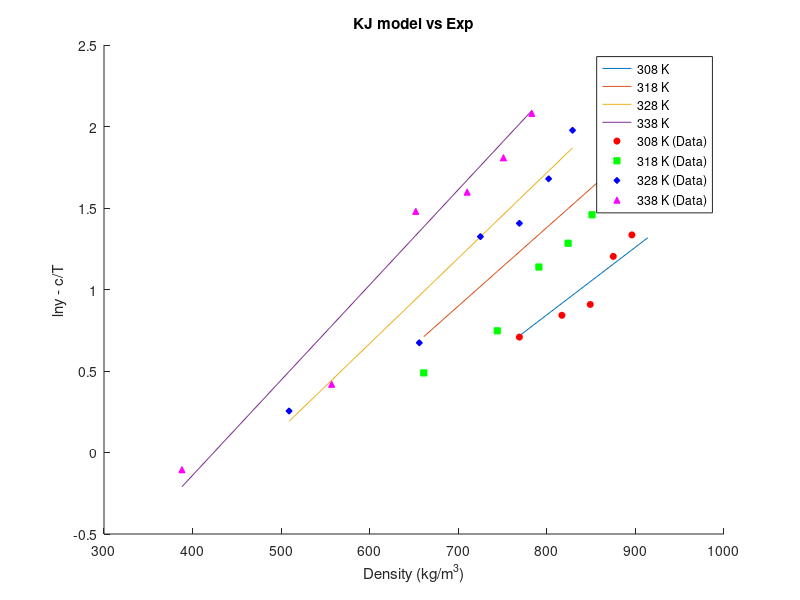
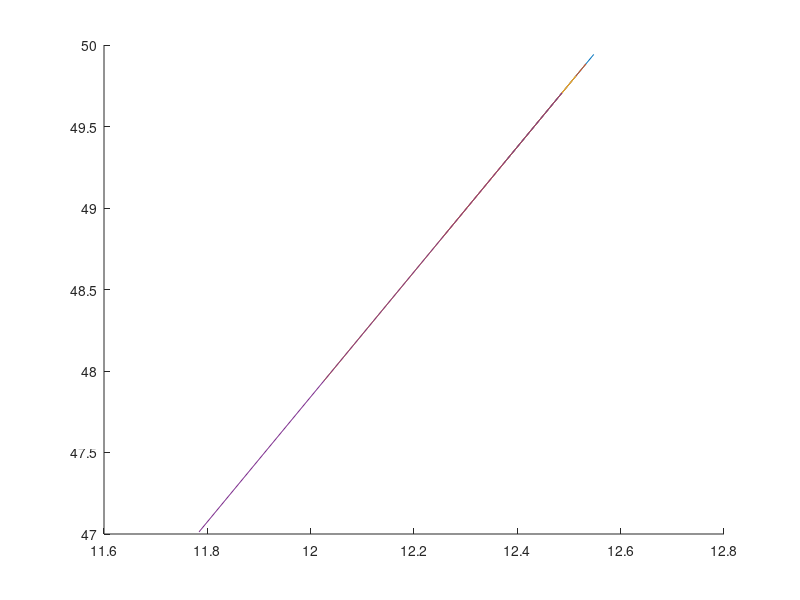

MATLAB code for these plots, in order:
clear;
% SC CO2 Thermo info
T_c_CO2 = 304.18;       % Critical Temp [Kelvin]
P_c_CO2 = 73.8;         % Critical Pressure [bar]
omega_CO2 = 0.225;      % Omega [-]

% Drug Thermo info
T_c_drug = 1149.5;      % Critical Temp [Kelvin]
P_c_drug = 10.57;       % Critical Pressure [bar]
omega_drug = 2.0964;    % Omega [-]

% Genral info
T = [308 318 328 338];              % Temp range
P = 1:1:300;                        % Pressure range from 1 to 300 bar with step of 1
k_ij = [0.103 0.117 0.126 0.134];   % Binary interaction parameter for PR/KM EoS
R = 8.314;                          % Gas Constant [J/mol·K]

Mw_drug = 598.5;
Mw_CO2 = 44.01;
Mw_methanol = 32.04;

rho_CO2 =   [769 817 849 875 896 914;
            661 744 791 824 851 872;
            509 656 725 769 802 829;
            388 557 652 710 751 783];               % Density [kg/m3]

y_b =   [2.03 2.32 2.48 3.33 3.80 5.32;
        1.63 2.11 3.12 3.61 4.30 5.96;
        1.29 1.96 3.76 4.08 5.36 7.22;
        0.90 1.52 4.39 4.94 6.10 8.01];        % mole fraction


% KJ Model info
a_KJ = -2.4761;
b_KJ = [0.0041509,0.0048209,0.0052409,0.0058409];
c_KJ = -4550.5306;

ln_y_KJ = zeros(4,6);
ln_y_KJ_cT = zeros(4,6);
ln_y_b = log(y_b);
for n=1:4
    for i=1:6
        ln_y_KJ(n,i) = a_KJ + b_KJ(n)*rho_CO2(n,i) + c_KJ/T(n);
        ln_y_KJ_cT(n,i) = ln_y_KJ(n,i) - c_KJ/T(n);

    end
end

figure(1);
hold on;

% Plot lines
plot(rho_CO2(1,:), ln_y_KJ_cT(1,:), 'DisplayName', '308 K');
plot(rho_CO2(2,:), ln_y_KJ_cT(2,:), 'DisplayName', '318 K');
plot(rho_CO2(3,:), ln_y_KJ_cT(3,:), 'DisplayName', '328 K');
plot(rho_CO2(4,:), ln_y_KJ_cT(4,:), 'DisplayName', '338 K');

% Scatter points
scatter(rho_CO2(1,:), ln_y_b(1,:), 20, 'r', 'o', 'MarkerFaceColor', 'r', 'DisplayName', '308 K (Data)');
scatter(rho_CO2(2,:), ln_y_b(2,:), 20, 'g', 's', 'MarkerFaceColor', 'g', 'DisplayName', '318 K (Data)');
scatter(rho_CO2(3,:), ln_y_b(3,:), 20, 'b', 'd', 'MarkerFaceColor', 'b', 'DisplayName', '328 K (Data)');
scatter(rho_CO2(4,:), ln_y_b(4,:), 20, 'm', '^', 'MarkerFaceColor', 'm', 'DisplayName', '338 K (Data)');

xlabel('Density (kg/m^3)');
ylabel('lny - c/T');

legend('Location', 'best');
title('KJ model vs Exp');



% GM Model info
a_GM = 1.8309;
b_GM = -5710.4987;
c_GM = 3.8342;


ln_y_GM = zeros(4,6);
ln_y_GM_bT = zeros(4,6);
ln_rho_T = zeros(4,6);
for n=1:4
    for i=1:6
        ln_y_GM(n,i) = a_GM + b_GM/T(n) + c_GM*log(rho_CO2(n,i)*T(n));
        ln_y_GM_bT(n,i) = ln_y_GM(n,i) - b_GM/T(n);
        ln_rho_T(n,i) = log(rho_CO2(n,i)*T(n));
    end
end

figure(2);
hold on;
plot(ln_rho_T(1,:), ln_y_GM_bT(1,:), 'DisplayName', '308 K');
plot(ln_rho_T(2,:), ln_y_GM_bT(2,:), 'DisplayName', '318 K');
plot(ln_rho_T(3,:), ln_y_GM_bT(3,:), 'DisplayName', '328 K');
plot(ln_rho_T(4,:), ln_y_GM_bT(4,:), 'DisplayName', '338 K');


% Chrastil Model info
a_Chrastil = 4.5889;
b_Chrastil = -12.7501;
c_Chrastil = -6759.0921;

% Bartle et al. Model info
a_Bartle = 13.2886;
b_Bartle = 9.0827;
c_Bartle = -6845.6966;

% Sung-Shim Model info
a_Sung = 5.7399;
b_Sung = -606.0322;
c_Sung = -447.5124;
d_Sung = -36.8120;

% Bian et al model info
a_Bian = 4.2910;
b_Bian = -4806.5989;
c_Bian = 0.0355;
d_Bian = -1.0456;
e_Bian = -9.5861*10^4;

% Sodeifian model info
a_Sodeifian = -16.8909;
b_Sodeifian = -13.0866*10^3;
c_Sodeifian = 1.4181;
d_Sodeifian = 1.1071*10^3;
e_Sodeifian = -2.9406*10^3;
f_Sodeifian = -838.2700;
